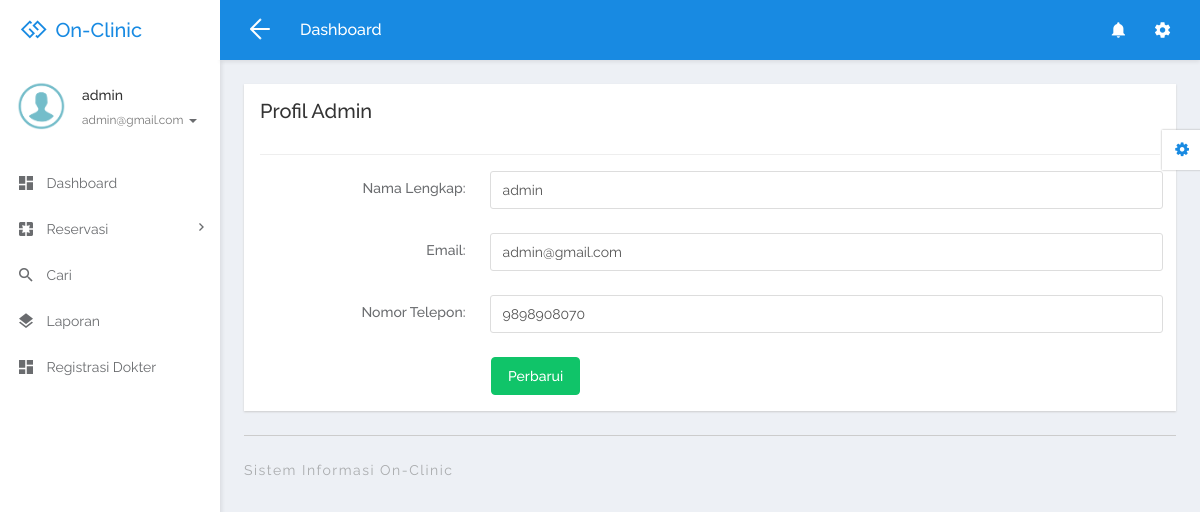
Screenshot of /admin/profile.php (signed in) with the database file from the repository.
### tables this page shows
CREATE TABLE `tblemployee` (
  `ID` int(11) NOT NULL,
  `Name` varchar(25) NOT NULL,
  `MobileNumber` varchar(13) NOT NULL,
  `email` varchar(25) NOT NULL,
  `password` varchar(100) DEFAULT NULL,
  `role` varchar(1) NOT NULL
);

### admin/profile.php (the view, shortened to what this page needs)
<?php
include('includes/dbconnection.php');
if (strlen($_SESSION['damsid'] == 0)) {
  header('location:logout.php');
} else {
?>
  <!DOCTYPE html>
  <html lang="en">
  <head>
    <link rel="stylesheet" href="libs/bower/font-awesome/css/font-awesome.min.css">
    <link rel="stylesheet" href="libs/bower/material-design-iconic-font/dist/css/material-design-iconic-font.css">
    <link rel="stylesheet" href="libs/bower/animate.css/animate.min.css">
    <link rel="stylesheet" href="libs/bower/fullcalendar/dist/fullcalendar.min.css">
    <link rel="stylesheet" href="libs/bower/perfect-scrollbar/css/perfect-scrollbar.css">
    <link rel="stylesheet" href="assets/css/bootstrap.css">
    <link rel="stylesheet" href="assets/css/core.css">
    <link rel="stylesheet" href="assets/css/app.css">
  </head>
  <body class="menubar-left menubar-unfold menubar-light theme-primary">
    <?php include_once('includes/header.php'); ?>
    <?php include_once('includes/sidebar.php'); ?>
    <main id="app-main" class="app-main">
      <div class="wrap">
        <section class="app-content">
          <div class="row">
            <div class="col-md-12">
              <div class="widget">
                <header class="widget-header">
                  <h3 class="widget-title">Profil Admin</h3>
                </header>
                <hr class="widget-separator">
                <div class="widget-body">
                  <?php
                  $did = $_SESSION['damsid'];
                  $sql = "SELECT * from  tblemployee where ID=:did";
                  $query = $dbh->prepare($sql);
                  $query->bindParam(':did', $did, PDO::PARAM_STR);
                  $query->execute();
                  $results = $query->fetchAll(PDO::FETCH_OBJ);
                  if ($query->rowCount() > 0) {
                    foreach ($results as $row) {               ?>
                      <form class="form-horizontal" method="post">
                        <div class="form-group">
                          <label for="exampleTextInput1" class="col-sm-3 control-label">Nama Lengkap:</label>
                          <div class="col-sm-9">
                            <input id="fname" type="text" class="form-control" placeholder="Full Name" name="fname" required="true" value="<?php echo $row->Name; ?>">
                          </div>
                        </div>
                        <div class="form-group">
                          <label for="email2" class="col-sm-3 control-label">Email:</label>
                          <div class="col-sm-9">
                            <input type="email" class="form-control" id="email" name="email" value="<?php echo $row->email; ?>" required='true'>
                          </div>
                        </div>
                        <div class="form-group">
                          <label for="email2" class="col-sm-3 control-label">Nomor Telepon:</label>
                          <div class="col-sm-9">
                            <input type="text" class="form-control" id="email2" name="mobilenumber" value="<?php echo $row->MobileNumber; ?>" required='true' maxlength='20'>
                          </div>
                        </div>
                    <?php $cnt = $cnt + 1;
                    }
                  } ?>
                    <div class="row">
                      <div class="col-sm-9 col-sm-offset-3">
                        <button type="submit" class="btn btn-success" name="submit">Perbarui</button>
                      </div>
                    </div>
                      </form>
                </div>
              </div>
            </div>
          </div>
        </section>
      </div>
      <?php include_once('includes/footer.php'); ?>
    </main>
    <?php include_once('includes/customizer.php'); ?>
  </body>
  </html>
<?php }  ?>

### admin/includes/sidebar.php (shortened to what this page needs)
<aside id="menubar" class="menubar light">
  <div class="app-user">
    <div class="media">
      <div class="media-left">
        <div class="avatar avatar-md avatar-circle">
          <a href="javascript:void(0)"><img class="img-responsive" src="assets/images/images.png" alt="avatar" /></a>
        </div>
      </div>
      <div class="media-body">
        <div class="foldable">
          <?php
          $eid = $_SESSION['damsid'];
          $sql = "SELECT Name,email from tblemployee where ID=:eid";
          $query = $dbh->prepare($sql);
          $query->bindParam(':eid', $eid, PDO::PARAM_STR);
          $query->execute();
          $results = $query->fetchAll(PDO::FETCH_OBJ);
          foreach ($results as $row) {
            $email = $row->email;
            $fname = $row->Name;
          }   ?>
          <h5><a href="javascript:void(0)" class="username"><?php echo $fname; ?></a></h5>
          <ul>
            <li class="dropdown">
              <a href="javascript:void(0)" class="dropdown-toggle usertitle" data-toggle="dropdown" aria-haspopup="true" aria-expanded="false">
                <small><?php echo $email; ?></small>
                <span class="caret"></span>
              </a>
            </li>
          </ul>
        </div>
      </div>
    </div>
  </div>
  <div class="menubar-scroll">
    <div class="menubar-scroll-inner">
      <ul class="app-menu">
        <li class="has-submenu">
          <a href="dashboard.php">
            <i class="menu-icon zmdi zmdi-view-dashboard zmdi-hc-lg"></i>
            <span class="menu-text">Dashboard</span>
          </a>
        </li>
        <li class="has-submenu">
          <a href="javascript:void(0)" class="submenu-toggle">
            <i class="menu-icon zmdi zmdi-pages zmdi-hc-lg"></i>
            <span class="menu-text">Reservasi</span>
            <i class="menu-caret zmdi zmdi-hc-sm zmdi-chevron-right"></i>
          </a>
        </li>
        <li>
          <a href="search.php">
            <i class="menu-icon zmdi zmdi-search zmdi-hc-lg"></i>
            <span class="menu-text">Cari</span>
          </a>
        </li>
        <li>
          <a href="appointment-bwdates.php">
            <i class="menu-icon zmdi zmdi-layers zmdi-hc-lg"></i>
            <span class="menu-text">Laporan</span>
          </a>
        </li>
        <li>
          <a href="registrasi-dokter.php">
            <i class="menu-icon zmdi zmdi-view-dashboard zmdi-hc-lg"></i>
            <span class="menu-text">Registrasi Dokter</span>
          </a>
        </li>
      </ul>
    </div>
  </div>
</aside>

### rows the page displays
tblemployee: Name "admin", email "admin@gmail.com", fname "admin", mobilenumber "9898908070"
